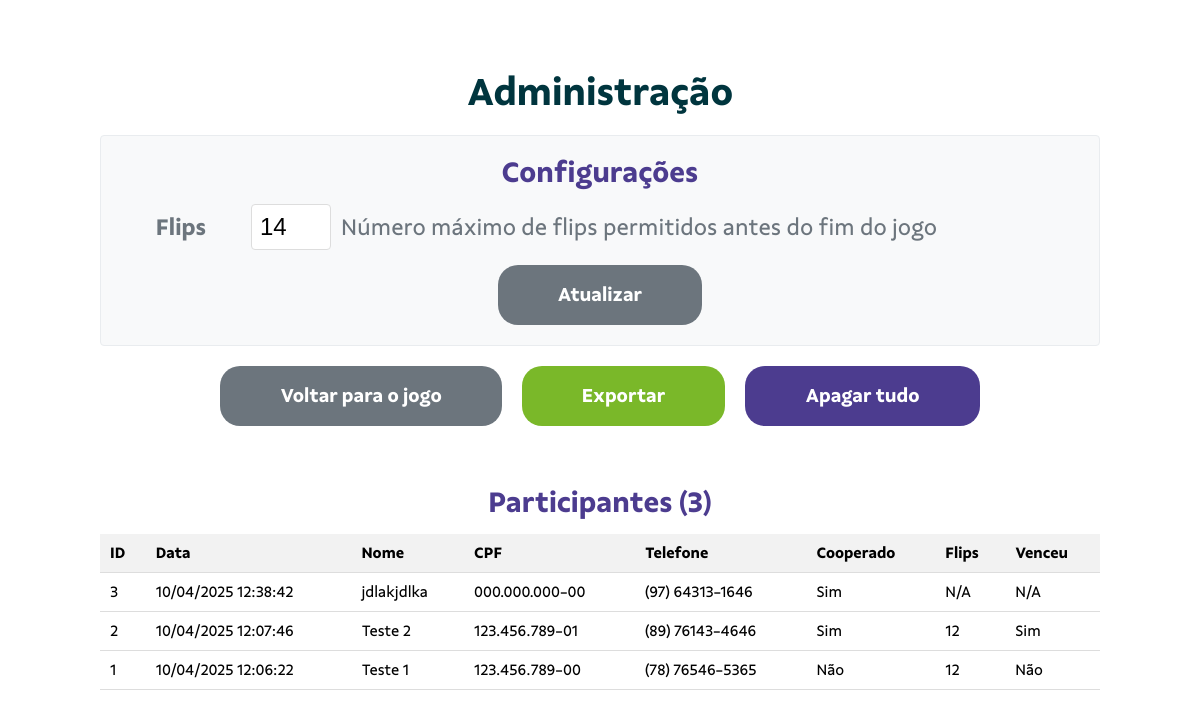
The app's page /admin.php, older data.
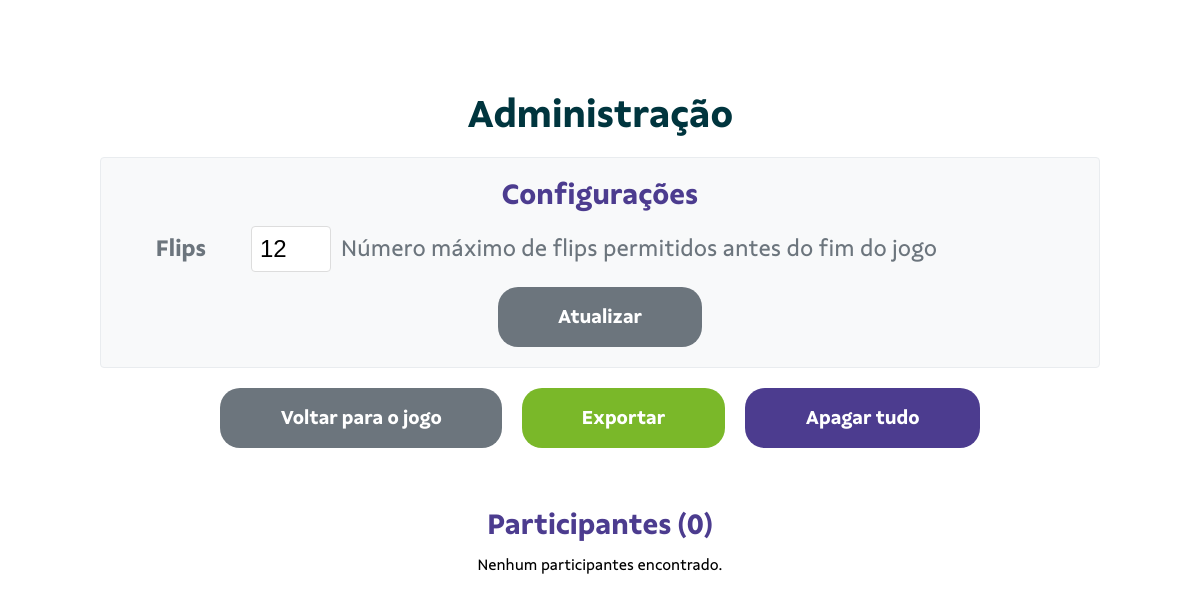
The same page, newer data.
### tables this page shows
CREATE TABLE game_settings (
            id INTEGER PRIMARY KEY AUTOINCREMENT,
            setting_name TEXT NOT NULL UNIQUE,
            setting_value TEXT NOT NULL,
            updated_at DATETIME DEFAULT CURRENT_TIMESTAMP
        );

### admin.php (the view, shortened to what this page needs)
<?php
$timezone = new DateTimeZone('America/Porto_Velho');
$db = initDatabase();
$stmt = $db->prepare('SELECT setting_value FROM game_settings WHERE setting_name = :name');
$stmt->bindValue(':name', 'max_flips');
$result = $stmt->execute()->fetchArray(SQLITE3_ASSOC);
$maxFlips = $result ? (int)$result['setting_value'] : 12;
$query = '
    SELECT
        p.id,
        p.created_at,
        p.name,
        p.ssn,
        p.phone,
        p.terms_accepted,
        gr.flips_count,
        gr.won
    FROM
        players p
    LEFT JOIN
        game_results gr ON p.id = gr.player_id
    ORDER BY
        p.created_at DESC
';
$result = $db->query($query);
$records = [];
while ($row = $result->fetchArray(SQLITE3_ASSOC)) {
    $date = new DateTime($row['created_at'], new DateTimeZone('UTC'));
    $date->setTimezone($timezone);
    $row['formatted_date'] = $date->format('d/m/Y H:i:s');
    $records[] = $row;
}
?>
<!DOCTYPE html>
<html lang="en">
<head>
    <link rel="stylesheet" href="css/style.css">
</head>
<body>
    <div class="container admin-container">
        <h1>Administração</h1>
        <div class="settings-section">
            <h2>Configurações</h2>
            <form method="post" action="admin.php?action=update_settings" class="settings-form">
                <div class="form-group">
                    <label class="admin-flips" for="max_flips">Flips</label>
                    <input type="number" id="max_flips" name="max_flips" value="<?= $maxFlips ?>" min="1" required>
                    <p class="field-description">Número máximo de flips permitidos antes do fim do jogo</p>
                </div>
                <button type="submit" class="btn admin-btn">Atualizar</button>
            </form>
        </div>
        <div class="admin-actions">
            <a href="index.php" class="btn admin-btn">Voltar para o jogo</a>
            <a href="admin.php?action=export" class="btn export-btn">Exportar</a>
            <button class="btn delete-btn" onclick="confirmDelete()">Apagar tudo</button>
        </div>
        <div class="data-table">
            <h2>Participantes (<?= count($records) ?>)</h2>
            <?php if (empty($records)): ?>
                <p>Nenhum participantes encontrado.</p>
            <?php else: ?>
                <table>
                    <thead>
                        <tr>
                            <th>ID</th>
                            <th>Data</th>
                            <th>Nome</th>
                            <th>CPF</th>
                            <th>Telefone</th>
                            <th>Cooperado</th>
                            <th>Flips</th>
                            <th>Venceu</th>
                        </tr>
                    </thead>
                    <tbody>
                        <?php foreach ($records as $record): ?>
                            <tr>
                                <td><?= $record['id'] ?></td>
                                <td><?= $record['formatted_date'] ?></td>
                                <td><?= htmlspecialchars($record['name']) ?></td>
                                <td><?= htmlspecialchars($record['ssn']) ?></td>
                                <td><?= htmlspecialchars($record['phone']) ?></td>
                                <td><?= $record['terms_accepted'] ? 'Sim' : 'Não' ?></td>
                                <td><?= $record['flips_count'] ?? 'N/A' ?></td>
                                <td><?= isset($record['won']) ? ($record['won'] ? 'Sim' : 'Não') : 'N/A' ?></td>
                            </tr>
                        <?php endforeach; ?>
                    </tbody>
                </table>
            <?php endif; ?>
        </div>
    </div>
</body>
</html>

### css/style.css (style rules this page uses)
:root { --pet: #00353e; --rox: #4c3c8f; --tur: #00ad9c; --ver: #7ab829; --lim: #c7d200; }
* { box-sizing: border-box; margin: 0; padding: 0; }
body { font-family: 'Sicoob sans', sans-serif; min-height: 100vh; display: flex; align-items: center; justify-content: center; background-position: bottom center; background-size: cover; text-align: center; }
.container { width: 100%; margin: 70px auto 205px auto; }
h1 { text-align: center; font-size: 40px; margin-bottom: 20px; color: var(--pet); }
h2 { color: var(--rox); font-size: 30px; margin-bottom: 15px; }
.form-group label.admin-flips { color: #6c757d; font-size: 24px; margin-bottom: 0; }
.form-group input#max_flips { font-size: 24px; }
.admin-btn { font-size: 20px; background-color: #6c757d; }
.btn { display: inline-block; font-family: 'Sicoob sans', sans-serif; font-weight: 700; line-height: 1; color: #fff; padding: 20px 60px; border: none; border-radius: 20px; cursor: pointer; text-decoration: none; transition: background-color 0.3s; }
.delete-btn { background-color: var(--rox); font-size: 20px; }
.export-btn { background-color: var(--ver); font-size: 20px; }
.form-group { position: relative; margin-bottom: 50px; }
.form-group label { display: block; margin-bottom: 15px; font-weight: bold; color: #fff; font-size: 40px; }
.form-group input::placeholder { font-weight: 100; }
.admin-container { max-width: 1000px; }
.admin-actions { margin-bottom: 20px; display: flex; justify-content: center; gap: 20px; }
.data-table { margin-top: 60px; }
.settings-section { background-color: #f8f9fa; border-radius: 4px; padding: 20px; margin-bottom: 20px; border: 1px solid #e9ecef; }
.settings-form .form-group { display: flex; align-items: center; margin-bottom: 15px; }
.settings-form label { margin-right: 10px; min-width: 120px; font-weight: bold; }
.settings-form input[type="number"] { width: 80px; padding: 8px; border: 1px solid #ddd; border-radius: 4px; }
.field-description { margin-left: 10px; color: #6c757d; font-size: 24px; }
table { width: 100%; border-collapse: collapse; }
table th, table td { padding: 10px; text-align: left; border-bottom: 1px solid #ddd; }
table th { background-color: #f2f2f2; }

Row changes from the older to the newer data that the page shows:
changed game_settings: max_flips "14" → "12"
Text that changed along with them:
count($records): "3" → "0"
text no longer shown: "ID Data Nome CPF Telefone Cooperado Flips Venceu"
text now shown: "Nenhum participantes encontrado."
list line gone: "3 10/04/2025 12:38:42 jdlakjdlka 000.000.000-00 (97) 64313-1646 Sim N/A N/A"
list line gone: "2 10/04/2025 12:07:46 Teste 2 123.456.789-01 (89) 76143-4646 Sim 12 Sim"
list line gone: "1 10/04/2025 12:06:22 Teste 1 123.456.789-00 (78) 76546-5365 Não 12 Não"
